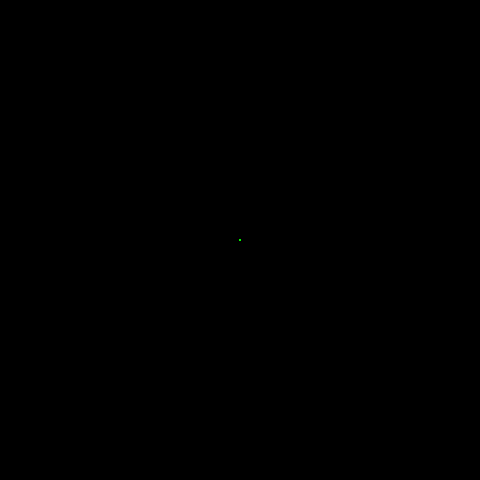
Frame 1 (no input)
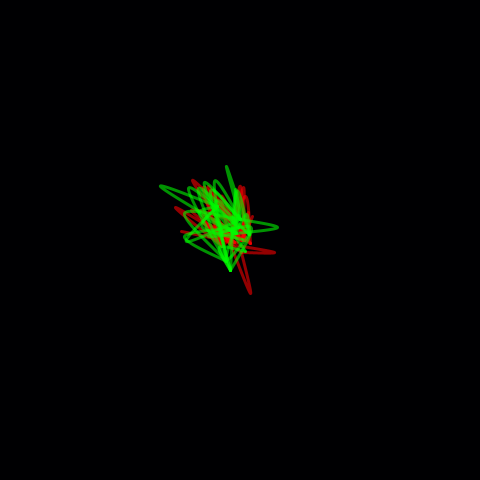
Frame 60 (the mouse pressed at the canvas centre just before this capture)
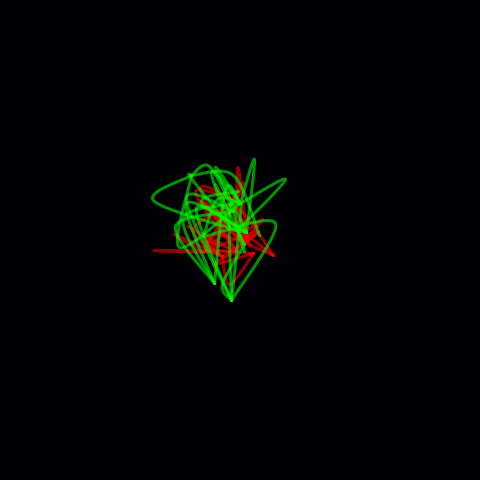
Frame 120 (the mouse held since frame 60 and released just before this capture)

The Processing sketch that drew these frames (run headless with seeded random() and noise(); from frame 60 on, the mouse is pressed at the canvas centre):

// Processing sketch: processing_124556
// ── processing_124556.pde

Net[] district = {};
float bg = 0;
float delta = 0.05;

void setup() {
  
  size(480, 480);

  Net Silvia =   new Net(0.5 * width, 0.5 * height, width, height/2, 12, 25, color(250, 0, 0), 150);
  Net Massimo =  new Net(0.5 * width, 0.5 * height, width, height/2, 12, 25, color(0, 250, 0), 150);
  district = (Net[]) append(district, Silvia);
  district = (Net[]) append(district, Massimo);
}

void draw() {
  
  background(color(0, 0, bg));
  bg += delta;
  if (bg > 120 || bg < 0) delta = -delta;
  for (int i=0; i < district.length; i++) {
    district[i].portray();
    district[i].move();  
  }
}

class Net {
  float x, y, wi, hi; // bounding box 
  int n, m; // nodes and edges
  color c;
  int alpha;
  Node[] nodes;
  Edge[] edges; 
  
  Net(float _x, float _y, float _wi, float _hi, int _n, int _m, color _c, int _alpha) {

    x = _x;
    y = _y;
    wi = _wi;
    hi = _hi;
    n = _n;
    m = _m;
    c = _c;
    alpha = _alpha;
    
    nodes = new Node[n];
    edges = new Edge[m];
    for (int i = 0; i < n; i++) {
      nodes[i] = new Node(i, "", x, y, c, alpha, 2, x, y, wi, hi);  
    }
    
    for (int i = 0; i < m; i++) {
      edges[i] = new Edge(nodes[int(random(n))], nodes[int(random(n))], i, "", c, alpha, 3);  
    }
  }
  
  void portray() {

    
    for (int i = 0; i < n; i++) {
      nodes[i].portray();  
    }
    
    
    for (int i = 0; i < m; i++) {
      edges[i].portray();  
    }
    
    
  }
  
  void move() {

    for (int i = 0; i < n; i++) {
      nodes[i].move();  
    }
    
  }
  
  
}

class Node {
  int id;       
  String label; 
  float x, y;     // positions
  color c;  
  int alpha;  
  float size;    
  float stepx;   
  float stepy;   
  float xnoise;  
  float ynoise;
  float bx, by, wi, hi; // bounding box
  
  Node(int _id, String _label, float _x, float _y, color _c, int _alpha, float _size, float _bx, float _by, float _wi, float _hi) {
    id = _id;
    label = _label;
    x =  _x;
    y = _y;
    c = _c;
    alpha = _alpha;
    size = _size;
    wi = _wi;
    hi = _hi;
    bx = _bx;
    by = _by;
    int s = 2;
    stepx = random(-s, s);
    stepy = random(-s, s);
    xnoise = random(10);
    ynoise = random(10);
  }
  
  // draw node
  void portray() {
    noStroke();
    fill(c, alpha);
    ellipse(x, y, size, size); 
  } 
  
  // move node within window
  void move() {
    x = x + stepx * (noise(xnoise) - 0.5);
    y = y + stepy * (noise(ynoise) - 0.5);
    float rad = size/2;
    if (x > (bx + wi/2) || x < (bx - wi/2))  stepx = -stepx; 
    if (y > (by + hi/2) || y < (by - hi/2))  stepy = -stepy; 
    xnoise += 0.005;
    ynoise += 0.005;
  }
}

class Edge {
  Node source;    // source node
  Node target;    // target node
  int id;         
  String label;   
  color c;        
  int alpha;
  float weight;   
  float xnoise;
  float ynoise;
  float curvature;
  
  Edge(Node _source, Node _target, int _id, String _label, color _c, int _alpha, float _weight) {
    source = _source;
    target = _target;
    id = _id;
    label = _label;
    c = _c;
    alpha = _alpha;
    weight = _weight;
    xnoise = random(10);
    ynoise = random(10);
    curvature = 200;
    
  }
  

  // draw edge
  void portray() {
    strokeWeight(weight);
    stroke(c, alpha);
    //line(source.x, source.y, target.x, target.y);
    if ((source.x != target.x) || (source.y != target.y)) {
      noFill();
      beginShape();
      curveVertex(source.x, source.y);
      curveVertex(source.x, source.y);
      float midx = (source.x + target.x) / 2 + curvature * (noise(xnoise) - 0.5);
      float midy = (source.y + target.y) / 2 + curvature * (noise(ynoise) - 0.5);
      curveVertex(midx, midy);
      curveVertex(target.x, target.y);
      curveVertex(target.x, target.y);
      endShape();
      xnoise += 0.005;
      ynoise += 0.005;
    }
  } 
  
  
  
}
